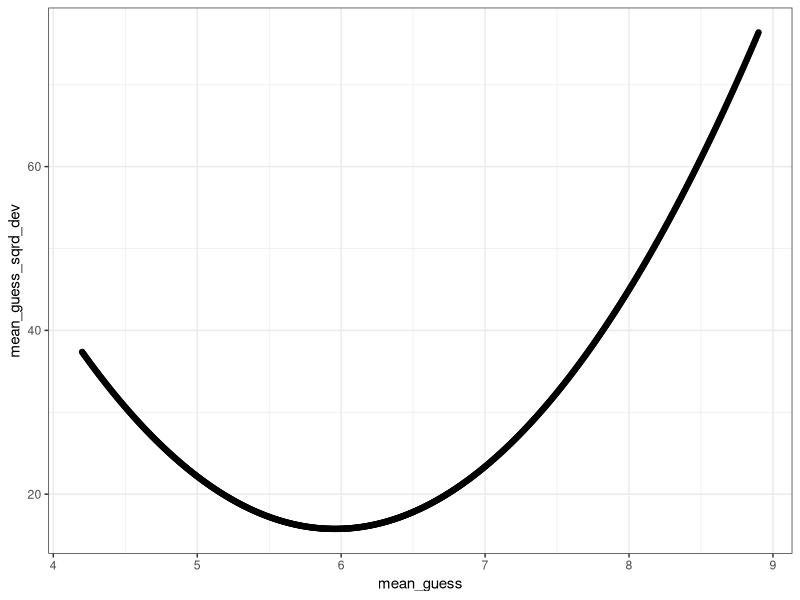
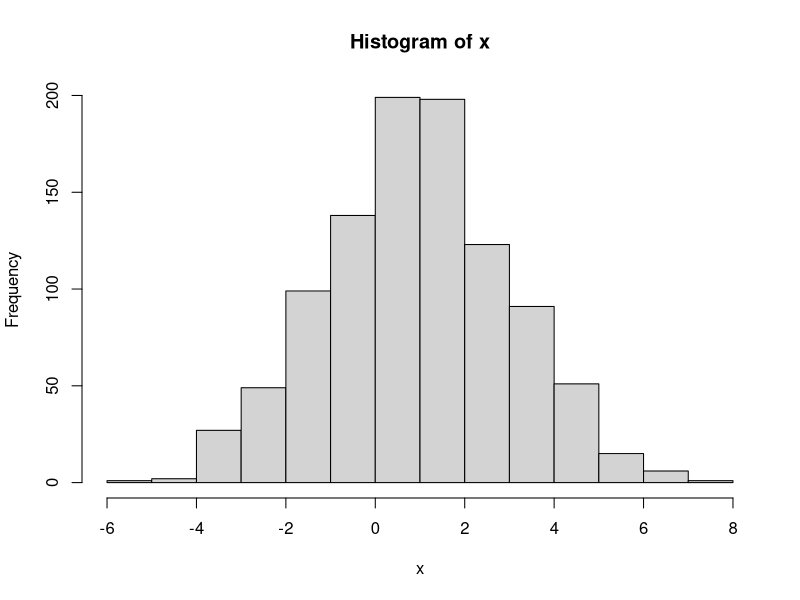
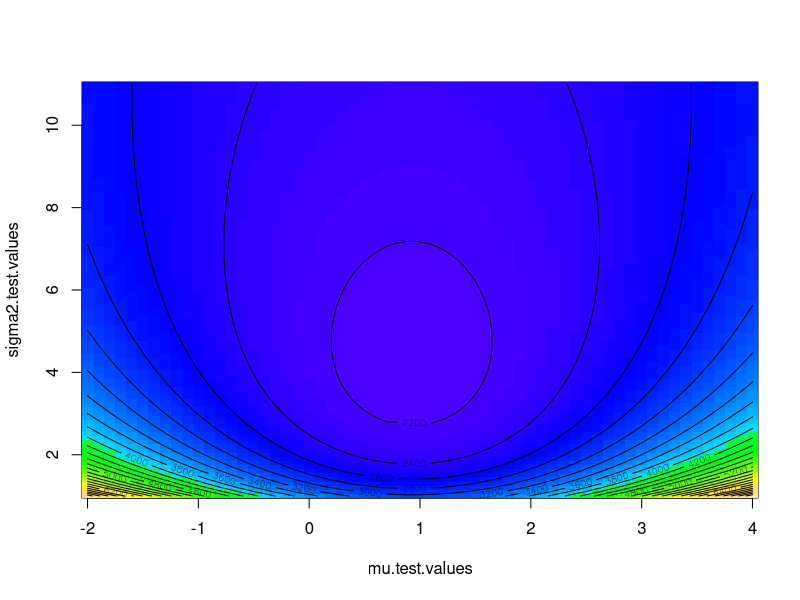
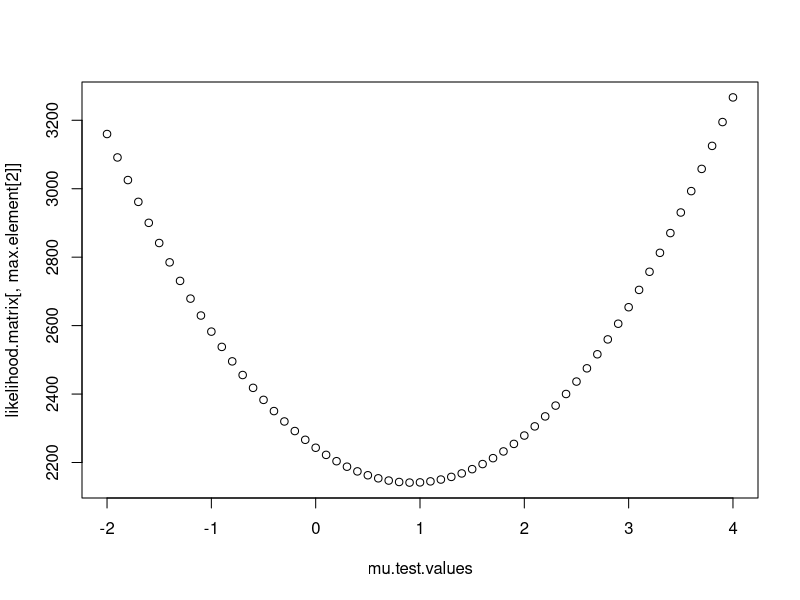
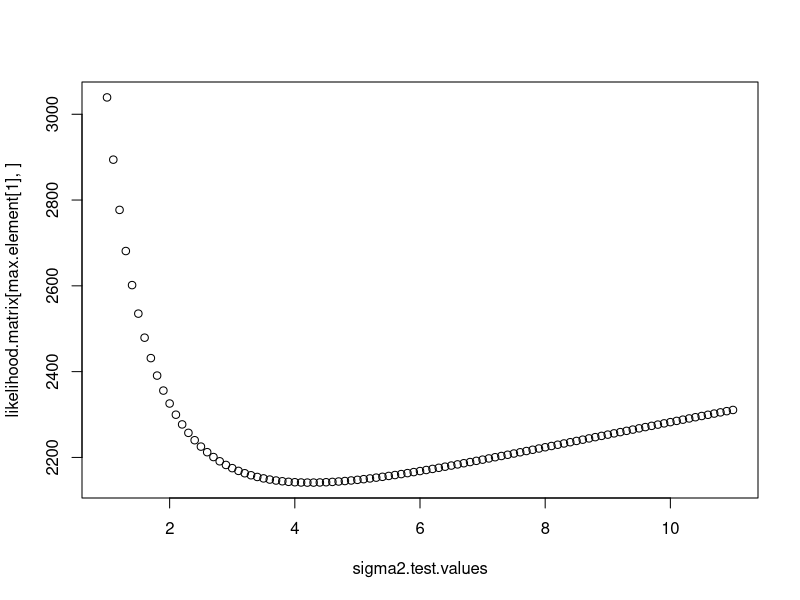

Here is the R script that generated these plots, in order:
# First challenge

## Data - tree heights: 4.2, 5.3, 6.1, 8.9, 5.3, 7.2, 4.7

tree_data <- c(4.2, 5.3, 6.1, 8.9, 5.3, 7.2, 4.7)
mean(tree_data)

## Draw a random number between min and max data values
my_rand <- runif(n = 1, min = min(tree_data), max = max(tree_data))

## Calculate sum of squared differences between my_rand and vector values
sum_sqrd_dev <- sum( (tree_data - my_rand)^2 )

## Let's optimize this
mean_guess <- seq( from = min(tree_data), to = max(tree_data), length.out = 1000)

## Make a function to return sum_sqrd_dev
sum_sqrd_dev_func <- function(my_mean_guess, my_tree_data){
  return( sum( (my_tree_data - my_mean_guess)^2 ) )
}

## Test out my function
sum_sqrd_dev_func( my_mean_guess = my_rand, my_tree_data = tree_data )

## Use this function for every `mean_guess` value
for ( i in mean_guess ){
  print(sum_sqrd_dev_func( my_mean_guess = i, my_tree_data = tree_data ))
}

## Use an sapply function
mean_guess_sqrd_dev <- sapply(mean_guess, sum_sqrd_dev_func, my_tree_data = tree_data)

mean_guess_sqrd_dev

library(ggplot2)
ggplot() +
  geom_point( data = NULL, aes( x = mean_guess, y = mean_guess_sqrd_dev ) ) +
  theme_bw()

## What value is the min sqrd dev?
min(mean_guess_sqrd_dev)
which( mean_guess_sqrd_dev == min(mean_guess_sqrd_dev) )
mean_guess[ 374 ]

mean(tree_data)

## R based estiamte of maximum likelihood: First

## Write a function for nll
neg.ll <- function(x, mu, sigma2){
  sum( 0.5 * log(2 * pi * sigma2) + 0.5 * ((x-mu)^2) / sigma2 )
}

## Let's generate some data

x <- rnorm(n = 1000, mean = 1, sd = 2)
hist(x)

## Generate test values
mu.test.values <- seq(from = -2, to = 4, by = 0.1)
sigma2.test.values <- seq(from = 1, to = 11, by = 0.1)

## Initiate a matrix to save NLL values in
likelihood.matrix <- matrix( nrow = length(mu.test.values),
                             ncol = length(sigma2.test.values) )

## Fill the matrix
for(i in 1:length(mu.test.values)){
  for(j in 1:length(sigma2.test.values)){
    likelihood.matrix[i, j] <- neg.ll(x, mu = mu.test.values[i],
                                      sigma2 = sigma2.test.values[j])
  }
}

image(mu.test.values, sigma2.test.values, likelihood.matrix, col = topo.colors(100))
contour(mu.test.values, sigma2.test.values, likelihood.matrix, nlevels = 30, add = T)

max.element <- which( likelihood.matrix == min(likelihood.matrix), arr.ind = T)
max.element

mu.test.values[ max.element[1] ]
sigma2.test.values[ max.element[2] ]

mean(x)
var(x)

plot( mu.test.values, likelihood.matrix[, max.element[2] ])
plot( sigma2.test.values, likelihood.matrix[max.element[1], ])

## R based estiamte of maximum likelihood: Second
library(MASS)
fitdistr(x, "normal")
?fitdistr

